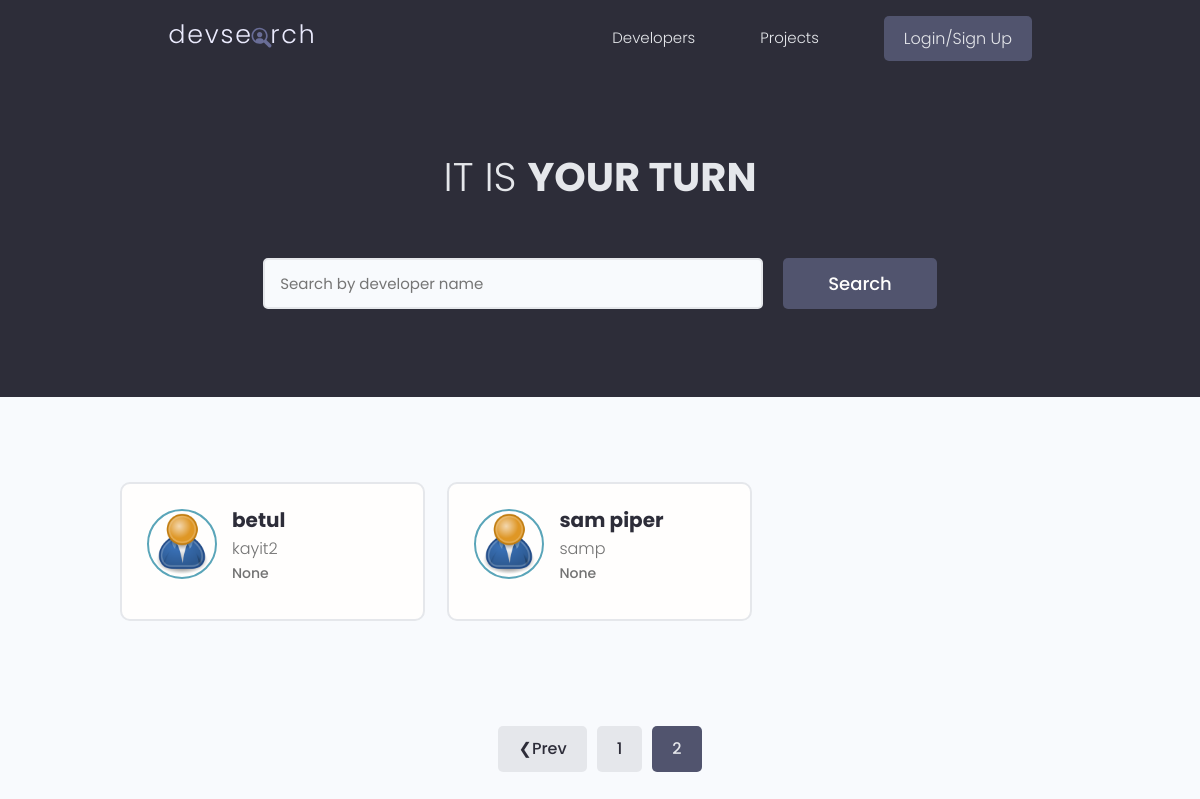
The app's page /?page=3, older data.
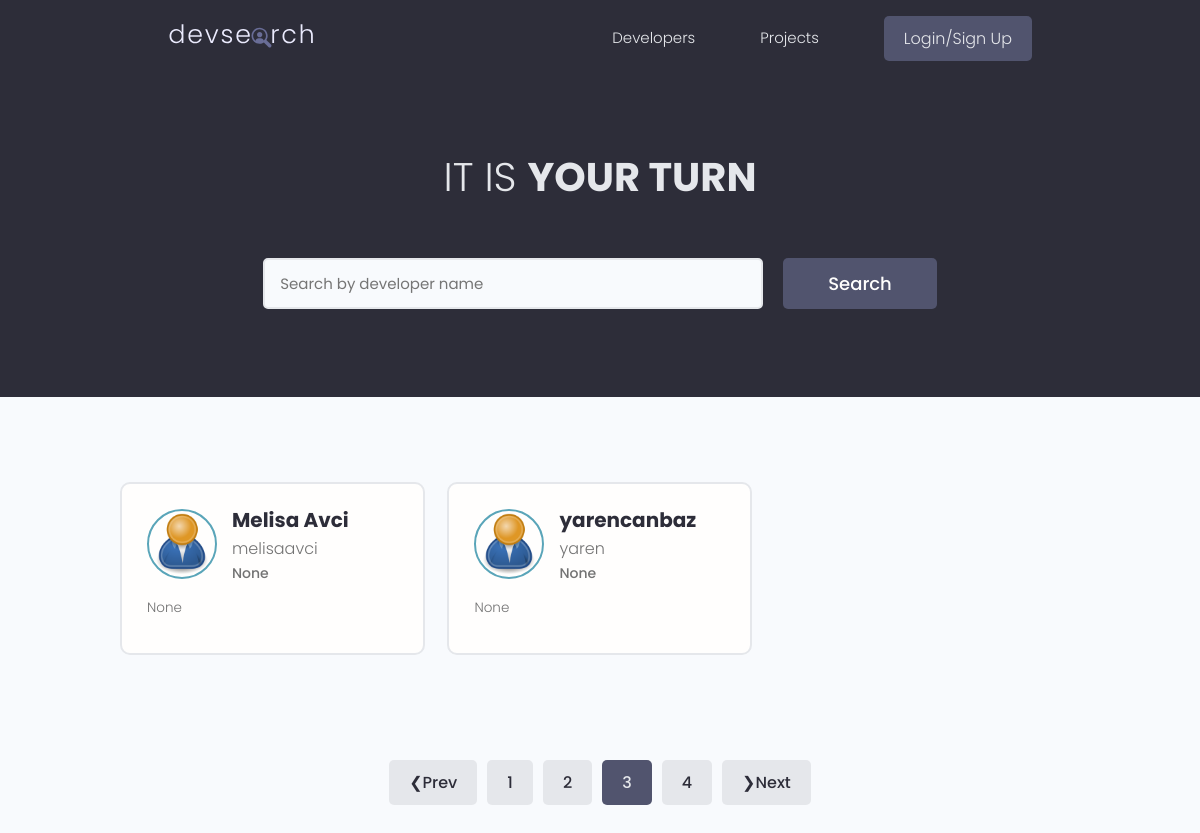
The same page, newer data.
### users/models.py (models this page shows, shortened)
class Profile(models.Model):
    user = models.OneToOneField(User, on_delete=models.CASCADE)
    name = models.CharField(max_length=100, blank=True, null=True)
    email = models.EmailField(max_length=100, blank=True, null=True)
    username = models.CharField(max_length=100, blank=True, null=True)
    short_bio = models.CharField(max_length=100, blank=True, null=True)
    bio = models.TextField(blank=True, null=True)
    profile_image = models.ImageField(upload_to='profile/', default='profile/user-default.png', blank=True, null=True)
    location = models.CharField(max_length=100, blank=True, null=True)
    social_github = models.URLField(max_length=100, blank=True, null=True)
    social_linkedin = models.URLField(max_length=100, blank=True, null=True)
    social_twitter = models.URLField(max_length=100, blank=True, null=True)
    social_website = models.URLField(max_length=100, blank=True, null=True)
    created = models.DateTimeField(auto_now_add=True)
    id = models.UUIDField(primary_key=True, default=uuid.uuid4, editable=False)

### users/views.py (the view)
# urls.py: path('', views.profiles, name='profile'),
def profiles(request):
    profile, search_query = search_user(request)
    profile, custom_range = pagination_profiles(request, profile, 2)
    context = {'profile': profile, 'search_query': search_query, 'custom_range': custom_range}
    return render(request, 'users/profile.html', context)

### users/utils.py (called while the page is built)
def pagination_profiles(request, profile, results):
    page = request.GET.get('page')
    paginator = Paginator(profile, results)
    try:
        profile = paginator.page(page)
    except PageNotAnInteger:
        page = 1
        profile = paginator.page(page)
    except EmptyPage:
        page = paginator.num_pages
        profile = paginator.page(page)
    left_index = (int(page) - 4)
    if left_index < 1:
        left_index = 1
    right_index = (int(page) + 5)
    if right_index > paginator.num_pages + 1:
        right_index = paginator.num_pages + 1
    custom_range = range(left_index, right_index)
    return profile, custom_range

def search_user(request):
    search_query = ''
    if request.GET.get('search_query'):
        search_query = request.GET.get('search_query')
    skills = Skill.objects.filter(skill_name__icontains=search_query)
    profile = Profile.objects.distinct().filter(Q(name__icontains=search_query) | Q(username__icontains=search_query) |
                                                Q(location__icontains=search_query) | Q(skill__in=skills))
    return profile, search_query

### users/templates/users/profile.html (shortened to what this page needs)
{% extends 'main.html' %}
{% block content %}
    <main class="home">
        <section class="hero-section text-center">
            <div class="container container--narrow">
                <div class="hero-section__box">
                    <h2>IT IS <span>YOUR TURN</span></h2>
                </div>
                <div class="hero-section__search">
                    <form id='search-form' class="form" action="{% url 'profile' %}" method="get">
                        <div class="form__field">
                            <input class="input input--text" id="formInput#search" type="text" name="search_query"
                                   value="{{ search_query }}" placeholder="Search by developer name"/>
                        </div>
                        <input class="btn btn--sub btn--lg" type="submit" value="Search"/>
                    </form>
                </div>
            </div>
        </section>
            <section class="devlist">
            <div class="container">
            <div class="grid grid--three">
            {% for profile in profile %}
            <div class="column card">
                <div class="dev">
                    <a href="{% url 'user_profile' profile.id %} " class="card__body">
                        <div class="dev__profile">
                            <img class="avatar avatar--md" src="{{ profile.profile_image.url }}" alt="image"/>
                            <div class="dev__meta">
                                <h3>{{ profile.name }}</h3>
                                <p>{{ profile.username }}</p>
                                <h5>{{ profile.short_bio|slice:"50" }}</h5>
                            </div>
                        </div>
                        <p class="dev__info">
                            {{ profile.bio|slice:"100" }}
                        </p>
                    </a>
                </div>
            </div>
        {% endfor %}
        </div>
        </div>
        </section>
    {% include 'pagination.html' with queryset=profile  %}
    </main>
{% endblock %}

### templates/main.html (shortened to what this page needs)
{% load static %}
<!DOCTYPE html>
<html lang="en">
<head>
    <link rel="stylesheet" href="https://cdn.iconmonstr.com/1.3.0/css/iconmonstr-iconic-font.min.css"/>
    <link rel="stylesheet" href="{% static 'uikit/styles/uikit.css' %}"/>
    <link rel="stylesheet" href="{% static 'styles/app.css' %}"/>
</head>
<body>
{% include 'navbar.html' %}
{% block content %}
{% endblock %}
</body>
</html>

### templates/navbar.html (shortened to what this page needs)
{% load static %}
<header class="header">
    <div class="container container--narrow">
        <a href="{% url 'profile' %}" class="header__logo">
            <img src="{% static 'images/logo.svg' %}" alt="DevSearch Logo"/>
        </a>
        <nav class="header__nav">
            <ul class="header__menu">
                <li class="header__menuItem"><a href="{% url 'profile' %}">Developers</a></li>
                <li class="header__menuItem"><a href="{% url 'projects' %}">Projects</a></li>
                {% if request.user.is_authenticated %}
                    <li class="header__menuItem"><a href="{% url 'inbox' %}">Inbox</a></li>
                    <li class="header__menuItem"><a href="{% url 'account' %}">Account</a></li>
                    <li class="header__menuItem"><a href="{% url 'logout' %}" class="btn btn--sub">Logout</a></li>
                {% else %}
                    <li class="header__menuItem"><a href="{% url 'login' %}" class="btn btn--sub">Login/Sign Up</a></li>
                {% endif %}
            </ul>
        </nav>
    </div>
</header>

### templates/pagination.html
{% if queryset.has_other_pages %}
    <div class="pagination">
        <ul class="container">
            {% if queryset.has_previous %}
                <li><a href="?page={{ queryset.previous_page_number }}"
                       class="btn page-link btn" data-page="{{ queryset.previous_page_number }}">&#10094;Prev</a></li>
            {% endif %}
            {% for page in custom_range %}
                {% if page == queryset.number %}
                    <li><a href="?page={{ page }}" class="btn page-link btn--sub" data-page="{{ page }}">{{ page }}</a>
                    </li>
                {% else %}
                    <li><a href="?page={{ page }}" class="btn page-link" data-page="{{ page }}">{{ page }}</a></li>
                {% endif %}
            {% endfor %}
            {% if queryset.has_next %}
                <li><a href="?page={{ queryset.next_page_number }}" class="btn page-link btn"
                       data-page="{{ queryset.next_page_number }}">&#10095;Next</a>
                </li>
            {% endif %}
        </ul>
    </div>
{% endif %}

### static/styles/app.css (style rules this page uses)
:root { --color-sub: #2d2d39; }
.btn--sub { background-color: var(--color-sub-light); }
.card { border: 2px solid var(--color-light); }
img { width: 100%; }
.header { position: sticky; z-index: 111; background-color: var(--color-sub); padding: 1.5rem 0; }
.header > .container { display: flex; justify-content: space-between; align-items: center; }
.header__logo > img { height: 3.8rem; }
.header__nav > ul { display: inline-flex; align-items: center; list-style: none; gap: 6.5rem; }
.header__menuItem > a { color: var(--color-light); font-weight: 300; }
.hero-section { height: 40vh; display: flex; align-items: center; background-color: var(--color-sub); }
.hero-section__box { margin-bottom: 4rem; }
.hero-section__box > h2, .hero-section__box > h2 > span { font-size: 4rem; color: var(--color-light); line-height: 1.3; text-transform: uppercase; }
.hero-section__box > h2 { font-weight: 300; }
.hero-section__box > h2 > span { font-weight: 700; }
.hero-section__search > .form { display: flex; align-items: center; justify-content: center; gap: 2rem; }
.hero-section__search > .form input.input--text { width: 50rem; }
.devlist { margin-top: 8rem; }
.devlist .grid { align-items: stretch; }
.devlist .dev .dev__profile { display: flex; align-items: center; gap: 1.5rem; }
.devlist .dev .dev__meta h3 { color: var(--color-sub); font-size: 2rem; font-weight: 700; }
.devlist .dev .dev__meta h5 { color: var(--color-text); font-size: 1.4rem; font-weight: 500; }
.devlist .dev .dev__info { margin: 1.5rem 0; font-size: 1.35rem; line-height: 1.4; text-align: justify; }
.pagination { margin-top: 8rem; margin-bottom: 10rem; }
.pagination > ul { flex-wrap: wrap; list-style: none; display: flex; align-items: center; justify-content: center; gap: 1rem; }
.pagination .btn { color: var(--color-sub); }
.pagination .btn.btn--sub { color: var(--color-light); }

### static/uikit/styles/modules/_variables.css (style rules this page uses)
:root { --color-main: #5aa5b9; --color-main-light: #e6faff; --color-sub: #3f4156; --color-sub-light: #51546e; --color-sub-lighter: #ededfd; --color-text: #737373; --color-gray: #8b8b8b; --color-light: #e5e7eb; --color-light-gray: #767676; --color-bg: #f8fafd; --color-white: #fffefd; --color-white-light: #f3f3f3; --color-success: #359e64; --color-success-bg: #def8e8; --color-error: #fc4b0b; --color-error-bg: #fff2ee; --font-base: 'Poppins', arial, helvetica, 'Segoe UI', roboto, ubuntu, sans-serif; --font-monospace: 'Fira Code', 'Courier New', courier, monospace; --font-regular: 300; --font-medium: 500; --font-bold: 700; --generic-shadow: 1px 1px 5px #00000010; --generic-transition: all 0.3s ease-in-out; }

### static/uikit/styles/modules/_base.css (style rules this page uses)
* { margin: 0; padding: 0; box-sizing: border-box; text-rendering: optimizeLegibility; color: inherit; font-size: inherit; }
html { font-size: 50%; }
@media only screen and (min-width: 480px) { html { font-size: 56.25%; } }
@media only screen and (min-width: 1200px) { html { font-size: 62.5%; } }
body { line-height: 1.6; font-weight: 400; font-size: 1.5rem; color: var(--color-text); background-color: var(--color-bg); min-height: 100vh; }

### static/uikit/styles/modules/_typography.css (style rules this page uses)
* { font-family: var(--font-base); }
h2 { font-size: 3.6rem; font-weight: var(--font-bold); }
h3 { font-size: 3.2rem; font-weight: var(--font-medium); }
h5 { font-size: 2.4rem; font-weight: var(--font-medium); }
h5, h6 { font-weight: var(--font-regular); }
p, span, strong { font-size: 1.6rem; color: var(--color-text); font-weight: var(--font-regular); }
a { padding-bottom: 2px; text-decoration: none; display: inline-block; color: var(--color-main); font-weight: var(--font-medium); }

### static/uikit/styles/modules/_utilities.css (style rules this page uses)
.container { width: 92%; max-width: 165rem; margin: 0 auto; box-sizing: border-box; }
.container--narrow { width: 92%; max-width: 120rem; }
@media screen and (min-width: 1000px) { .container { width: 90%; } }
@media screen and (min-width: 1000px) { .container--narrow { width: 85%; } }
@media screen and (min-width: 1200px) { .container { width: 80%; } }
@media screen and (min-width: 1200px) { .container--narrow { width: 72%; } }
.text-center { text-align: center; }

### static/uikit/styles/modules/_avatar.css (style rules this page uses)
.avatar { border-radius: 50%; border: 2px solid var(--color-main); object-fit: cover; }
.avatar--md { height: 7rem; width: 7rem; }

### static/uikit/styles/modules/_card.css (style rules this page uses)
.card { border-radius: 1rem; background-color: var(--color-white); border: 1.5px solid var(--color-light); width: auto; height: auto; margin-top: 0.5rem; margin-bottom: 0.5rem; overflow: hidden; }
.card__body, .card__header { padding: 2rem 2.5rem; }

Row changes from the older to the newer data that the page shows:
no longer on this page (row unchanged): Profile: profile_image (placeholder picture), name "betul", username "kayit2", short_bio "None"
no longer on this page (row unchanged): Profile: profile_image (placeholder picture), name "sam piper", username "samp", short_bio "None"
added Profile: profile_image (placeholder picture), name "Melisa Avci", username "melisaavci", short_bio "None", bio "None"
added Profile: profile_image (placeholder picture), name "yarencanbaz", username "yaren", short_bio "None", bio "None"
Text that changed along with them:
list line gone: "2"
new list line: "2"
new list line: "3"
new list line: "4"
text now shown: "❯Next"
